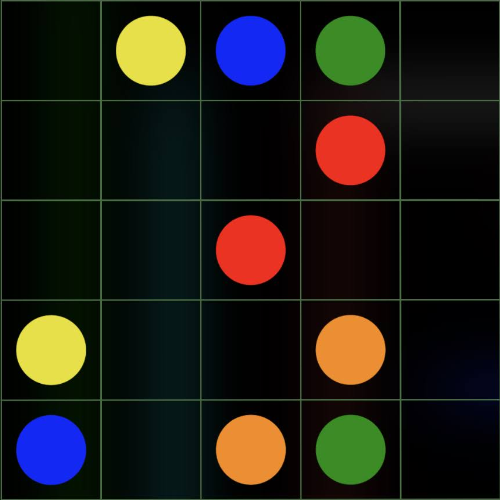
#> input picture dataset/raw_matrices/Image/Screenshot_20240219-155928.png, 500 x 500 px; its folder holds only this picture in this run
$ python main.py --path dataset/raw_matrices/Image/Screenshot_20240219-155928.png
#> lines starting #> are read from the running program, lines starting #| are printed output that depends on the picture; after the words box and inside, x2 and y2 are one past the last pixel; in counts of white or black regions, pixels touching at a corner belong together
### data_preprocessing/grid_extractor.py
import cv2
import numpy as np
import os
from typing import Optional, Tuple

class GridExtractor:
    """
    Class to extract the grid from an input image.

    Attributes:
        width (int): The width of the output grid image.
        height (int): The height of the output grid image.
        image_path (str): The path to the input image file.
        raw_image (numpy.ndarray): The raw input image.
    """

    def __init__(self, image_path: str, width: int = 500, height: int = 500) -> None:
        """
        Initialize the GridExtractor with the path to the input image and output dimensions.

        Args:
            image_path (str): The path to the input image file.
            width (int, optional): The width of the output grid image. Default is 500.
            height (int, optional): The height of the output grid image. Default is 500.
        """
#> called with width = 500, height = 500
        self.width = width
        self.height = height
        self.image_path = image_path
        self.raw_image = cv2.imread(image_path)
#> self.raw_image is the input picture: shape (500, 500, 3); mean B, G, R 21, 28, 30
        self.preprocessed_image = self._preprocess_image()

    def _preprocess_image(self) -> np.ndarray:
        """
        Preprocess the input image.

        Returns:
            numpy.ndarray: The preprocessed image.
        """
        canny_image = cv2.Canny(self.raw_image, 100, 200)
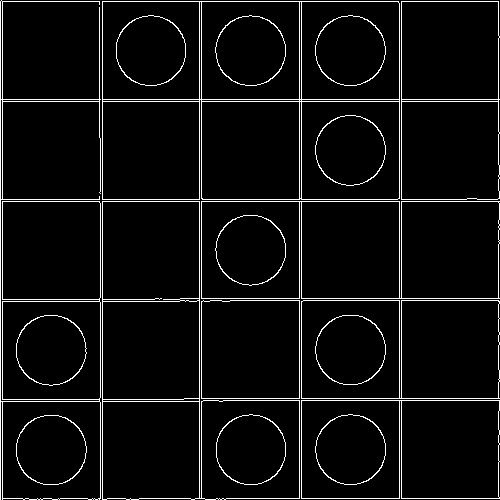
#> canny_image: shape (500, 500); 5.1% white in thin lines or dots
        return canny_image

    # [19 lines left out: function _reorder, not called in this run]

    def _find_largest_contour(self, image: np.ndarray) -> Optional[np.ndarray]:
        """
        Find the largest contour in the given image.

        Args:
            image (numpy.ndarray): The input image.

        Returns:
            Optional[numpy.ndarray]: The largest contour found, or None if no suitable contour is found.
        """
        contours, _ = cv2.findContours(image, cv2.RETR_EXTERNAL, cv2.CHAIN_APPROX_SIMPLE)
#> contours = 8 contours; box (x1, y1, x2, y2) and area: (102, 1, 400, 200) 58602, (102, 201, 300, 500) 38445, (0, 0, 101, 500) 29339, (201, 201, 500, 299) 28448, (401, 1, 500, 200) 19220, (301, 400, 500, 499) 19131, (301, 300, 500, 399) 19131, (201, 300, 300, 399) 9588
        max_area = 0
        largest_contour = None

        for contour in contours:
            area = cv2.contourArea(contour)
            if area > 60000:
                perimeter = cv2.arcLength(contour, True)
                approx = cv2.approxPolyDP(contour, 0.002 * perimeter, True)
                if area > max_area and len(approx) == 4:
                    max_area = area
                    largest_contour = approx
#> this loop made 8 passes
#> area on passes 1 to 8: 19131, 19131, 9588.5, 28448, 38445, 19220, 58602.5, 29339
#> after the loop, max_area = 0

        return largest_contour

    def extract_grid(self) -> Optional[np.ndarray]:
        """
        Extract the grid from the preprocessed image.

        Returns:
            Optional[numpy.ndarray]: The extracted grid image, or None if no grid is detected.
        """
        largest_contour = self._find_largest_contour(self.preprocessed_image)
        if largest_contour is not None:
            largest_contour = self._reorder(largest_contour)
            pts1 = np.float32(largest_contour)
            pts2 = np.float32([[0, 0], [self.width, 0], [0, self.height], [self.width, self.height]])
            matrix = cv2.getPerspectiveTransform(pts1, pts2)
            warped_image = cv2.warpPerspective(self.raw_image, matrix, (self.width, self.height))
            return warped_image
        else:
            print("No grid detected in the image.")
            return None

    def save_grid(self, grid_image: Optional[np.ndarray]) -> None:
        """
        Save the extracted grid image to the raw_matrices folder with the same name as the input image.

        Args:
            grid_image (Optional[numpy.ndarray]): The grid image to be saved.
        """
        if grid_image is not None:
            file_name = os.path.basename(self.image_path)
            output_dir = os.path.join(os.path.dirname(__file__), "..", "dataset", "raw_matrices", "Image", file_name)
            cv2.imwrite(output_dir, grid_image)
            print(f"Grid extracted and saved successfully as {file_name}.")
        else:
            print("Failed to save the grid image. No grid detected or extracted.")

### data_preprocessing/matrix_generator.py
import json
import math
import os
from collections import defaultdict
from typing import Dict, List, Optional, Tuple

import cv2
import numpy as np


class MatrixGenerator:
    """
    Class for generating a matrix representation from an image.

    Attributes:
        colors_dataset (Dict[int, List[Tuple[int, int, int]]]): A dictionary mapping color indices to lists of RGB color tuples.
        image_path (str): The path to the input image.
    """

    def __init__(self, image_path: str) -> None:
        """
        Initialize the MatrixGenerator instance.

        Args:
            image_path (str): The path to the input image.
        """
        self.colors_dataset = defaultdict(list)
        self.image_path = image_path

    # [28 lines left out: function load_color_dataset, not called in this run]

    def size_calculator(self, image: np.ndarray) -> Tuple[int, int]:
        """
        Calculate the size of the matrix based on the input image.

        Args:
            image (np.ndarray): The input image.

        Returns:
            Tuple[int, int]: A tuple containing the number of rows and columns in the matrix.
        """
        edges = cv2.Canny(image, 50, 150, apertureSize=3)
        lines = cv2.HoughLines(edges, 1, np.pi / 180, 100)

        if lines is None:
            print("Error detecting lines. Model Failed")
            return 0, 0

        vertical_lines = []
        horizontal_lines = []

        for line in lines:
            rho, theta = line[0]
            a = np.cos(theta)
            b = np.sin(theta)
            x0 = a * rho
            y0 = b * rho

            if np.isclose(theta, 0) or np.isclose(theta, np.pi):
                if not any(abs(x0 - x) < 10 for x in vertical_lines):
                    vertical_lines.append(x0)
            elif np.isclose(theta, np.pi / 2) or np.isclose(theta, 3 * np.pi / 2):
                if not any(abs(y0 - y) < 10 for y in horizontal_lines):
                    horizontal_lines.append(y0)

        num_rows = len(vertical_lines) - 1
        num_cols = len(horizontal_lines) - 1

        return num_rows, num_cols

    def split_boxes(
        self, image: np.ndarray, num_rows: int, num_cols: int
    ) -> Tuple[List[np.ndarray], List[Tuple[int, int, int]]]:
        """
        Split the input image into boxes and extract the dominant colors.

        Args:
            image (np.ndarray): The input image.
            num_rows (int): The number of rows in the matrix.
            num_cols (int): The number of columns in the matrix.

        Returns:
            Tuple[List[np.ndarray], List[Tuple[int, int, int]]]: A tuple containing a list of boxes (numpy arrays) and a list of dominant RGB colors.
        """
        rows = np.array_split(image, num_rows, axis=0)
        boxes = []
        color_list = []

        for row in rows:
            cols = np.array_split(row, num_cols, axis=1)
            for box in cols:
                width, height, _ = box.shape
                b, g, r = box[width // 2, height // 2]
                print(b, g, r)
                if b > 100 or g > 100 or r > 100:
                    color_list.append([b, g, r])
                boxes.append(box)

        return boxes, color_list

    # [38 lines left out: functions predict, match_color, not called in this run]

    def save_matrix(
        self, image: np.ndarray
    ) -> Tuple[Dict[int, List[Tuple[int, int, int]]], int, int]:
        """
        Save the generated matrix to a text file.

        Args:
            image (np.ndarray): The input image.

        Returns:
            Tuple[Dict[int, List[Tuple[int, int, int]]], int, int]: A tuple containing the colors dataset, number of rows, and number of columns.
        """
        num_rows, num_cols = self.size_calculator(image)
        boxes, color_list = self.split_boxes(image, num_rows, num_cols)
        colors_dataset = self.load_color_dataset(color_list)
        board = self.predict(boxes)
        print(board)
        file_name = os.path.basename(self.image_path)
        name, _ = os.path.splitext(file_name)
        output_path = os.path.join(
            os.path.dirname(__file__),
            "..",
            "dataset",
            "raw_matrices",
            "txt",
            name + ".txt",
        )
        with open(output_path, "w") as file:
            file.write(f"{num_rows} {num_cols}\n")
            file.write(" ".join(str(cell) for cell in board))
            print(f"Matrix Extracted and successfully saved at {name}.txt")

        return colors_dataset, num_rows, num_cols, output_path

### main.py
"""
This module provides a pipeline for processing image files and generating annotated images.

The pipeline consists of the following steps:
1. Extract the grid from the input image
2. Generate a matrix representation of the grid
3. Solve the grid problem using an external algorithm
4. Visualize the solution on the input image

The module can be executed from the command line, and it expects the path to the input image file as an argument.
"""

import os
from optparse import OptionParser
from typing import Tuple

from data_preprocessing import GridExtractor, MatrixGenerator
from image_annotation import Visualizer


def process_image(image_path: str) -> None:
    """
    Process the given image file and generate an annotated image with the solution.

    Args:
        image_path (str): The path to the input image file.

    Raises:
        Exception: If an error occurs during the processing pipeline.
    """
    try:
        print(f"Processing {image_path}")

        # Extract the grid from the input image
        grid_extractor = GridExtractor(image_path)
        extracted_grid = grid_extractor.extract_grid()
        grid_extractor.save_grid(extracted_grid)

        # Generate the matrix representation of the grid
        matrix_generator = MatrixGenerator(image_path)
        color_dataset, num_rows, num_cols, output_path = matrix_generator.save_matrix(
            extracted_grid
        )
        backtracking_cmd = "./solution_algorithm/a.out " + output_path
        # Solve the grid problem using an external algorithm
        print(f"Running backtracking {backtracking_cmd}")
        os.system(backtracking_cmd)
        print("Completed solution")
        # Visualize the solution on the input image
        visualizer = Visualizer(
            color_dataset, extracted_grid, num_rows, num_cols, image_path
        )
        visualizer.display_output()
        visualizer.save_image(os.path.dirname("dataset/solved_images"))

    except Exception as e:
        print(f"Error faced: {e}")


if __name__ == "__main__":
    parser = OptionParser()
    parser.add_option("-p", "--path", dest="image_path", help="Path to the image file")
    options, _ = parser.parse_args()

    if not options.image_path:
        parser.error("Path to the image file is required. Use -p or --path option.")

    process_image(options.image_path)

$ run again, on dataset/raw_matrices/Image/Screenshot_20240219-160000.png
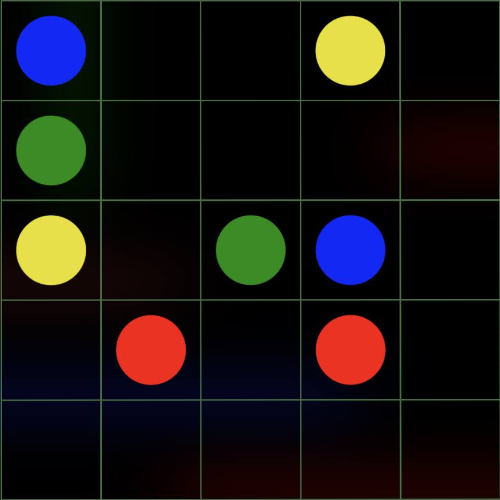
#> input picture dataset/raw_matrices/Image/Screenshot_20240219-160000.png, 500 x 500 px
#> in __init__, self.raw_image is the input picture: shape (500, 500, 3); mean B, G, R 17.8, 19, 23
#> in _preprocess_image, `canny_image = cv2.Canny(self.raw_image, 100, 200)`:
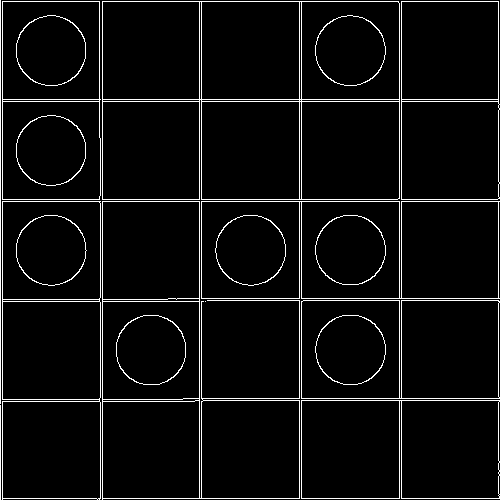
#> canny_image: shape (500, 500); 4.9% white in thin lines or dots
#> contours = 11 contours, 3 with area under 20; largest, box (x1, y1, x2, y2) and area: (102, 1, 400, 200) 58604, (102, 201, 300, 500) 38416, (2, 201, 101, 500) 28906, (201, 201, 500, 299) 28424, (2, 1, 101, 200) 19265, (401, 1, 500, 200) 19212, (301, 400, 500, 499) 19122, (301, 300, 500, 399) 19113
#> the loop in _find_largest_contour, `for contour in contours:` made 11 passes
#> area on passes 2, 4, 5, 6, 7, 8, 9, 10: 19122, 19113, 28424, 38416, 28906.5, 19212, 58604, 19265
#> after the loop in _find_largest_contour, `for contour in contours:`: max_area = 0

$ run again, on dataset/raw_matrices/Image/Screenshot_20240219-160004.png
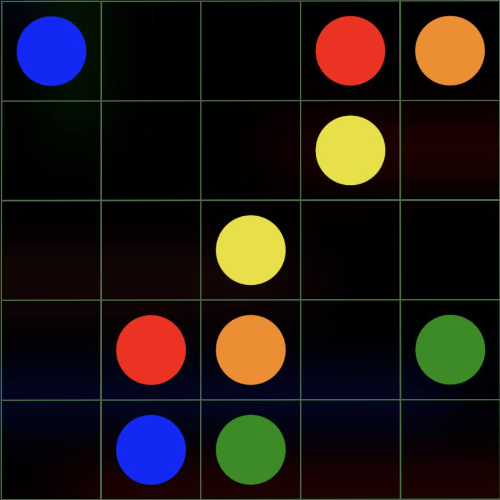
#> input picture dataset/raw_matrices/Image/Screenshot_20240219-160004.png, 500 x 500 px
#> in __init__, self.raw_image is the input picture: shape (500, 500, 3); mean B, G, R 20, 23.4, 31.4
#> in _preprocess_image, `canny_image = cv2.Canny(self.raw_image, 100, 200)`:
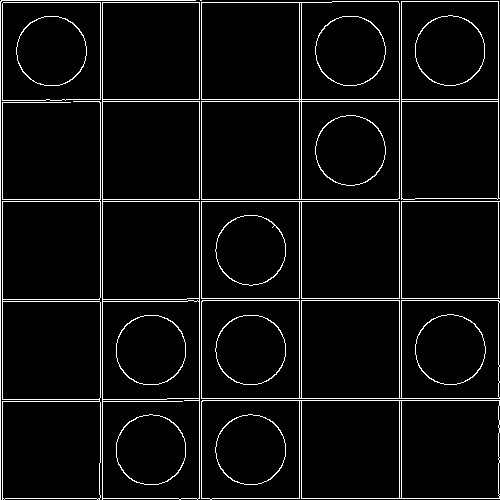
#> canny_image: shape (500, 500); 5.2% white in thin lines or dots
#> contours = 11 contours, 2 with area under 20; largest, box (x1, y1, x2, y2) and area: (102, 2, 200, 500) 47730, (201, 1, 400, 200) 38876, (201, 400, 500, 500) 28936, (201, 300, 500, 399) 28723, (2, 101, 101, 500) 28688
#> the loop in _find_largest_contour, `for contour in contours:` made 11 passes
#> area on passes 1 to 8: 28935.5, 28723, 9410, 19013, 28687.5, 47729.5, 9562, 19123
#> after the loop in _find_largest_contour, `for contour in contours:`: max_area = 0

$ run again, on dataset/raw_matrices/Image/Screenshot_20240219-160047.png
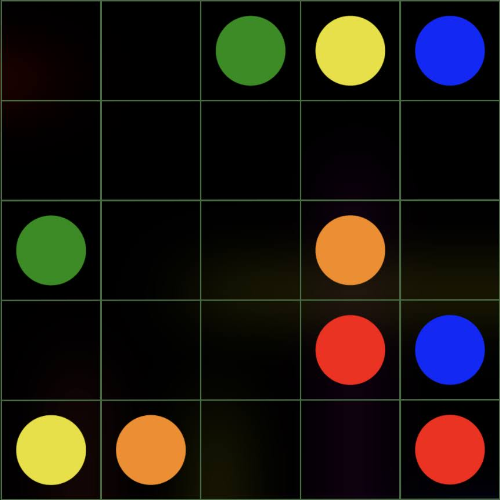
#> input picture dataset/raw_matrices/Image/Screenshot_20240219-160047.png, 500 x 500 px
#> in __init__, self.raw_image is the input picture: shape (500, 500, 3); mean B, G, R 17.7, 24.3, 30.5
#> in _preprocess_image, `canny_image = cv2.Canny(self.raw_image, 100, 200)`:
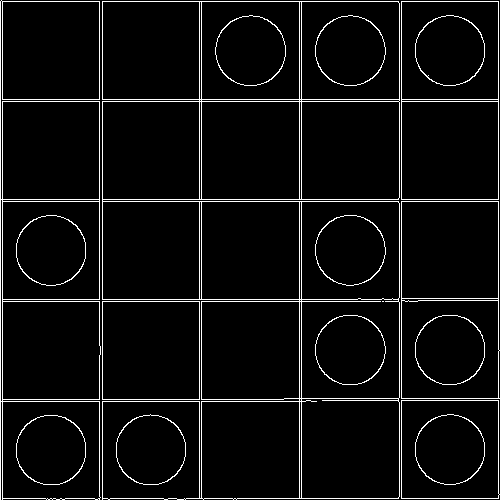
#> canny_image: shape (500, 500); 5.1% white in thin lines or dots
#> contours = 6 contours; box (x1, y1, x2, y2) and area: (102, 1, 400, 500) 136129, (0, 0, 101, 500) 48060, (401, 1, 499, 200) 19206, (401, 201, 500, 399) 19110, (401, 400, 500, 499) 9507, (102, 301, 200, 400) 9506
#> the loop in _find_largest_contour, `for contour in contours:` made 6 passes
#> (area, perimeter) on pass 5: (136129, 3162.9)
#> after the loop in _find_largest_contour, `for contour in contours:`: max_area = 0

$ run again, on dataset/raw_matrices/Image/Screenshot_20240219-155935.png
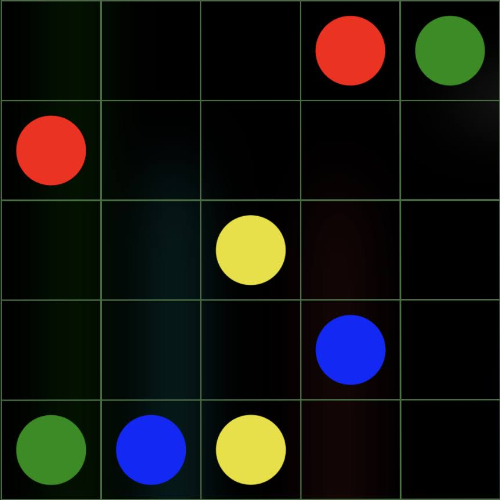
#> input picture dataset/raw_matrices/Image/Screenshot_20240219-155935.png, 500 x 500 px
#> in __init__, self.raw_image is the input picture: shape (500, 500, 3); mean B, G, R 17.3, 22.1, 21.8
#> in _preprocess_image, `canny_image = cv2.Canny(self.raw_image, 100, 200)`:
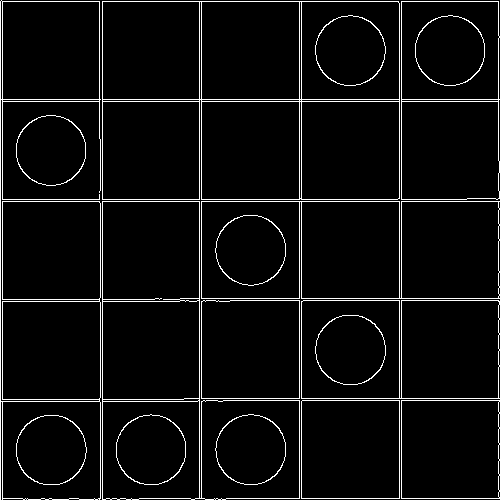
#> canny_image: shape (500, 500); 4.9% white in thin lines or dots
#> contours = 10 contours; largest, box (x1, y1, x2, y2) and area: (102, 1, 400, 200) 58603, (0, 0, 101, 500) 38670, (102, 201, 300, 500) 38448, (201, 201, 500, 299) 28436, (401, 1, 500, 200) 19199
#> the loop in _find_largest_contour, `for contour in contours:` made 10 passes
#> area on passes 1 to 8: 9521, 9603.5, 19122, 9588.5, 28436, 38448, 3848, 19199
#> after the loop in _find_largest_contour, `for contour in contours:`: max_area = 0
